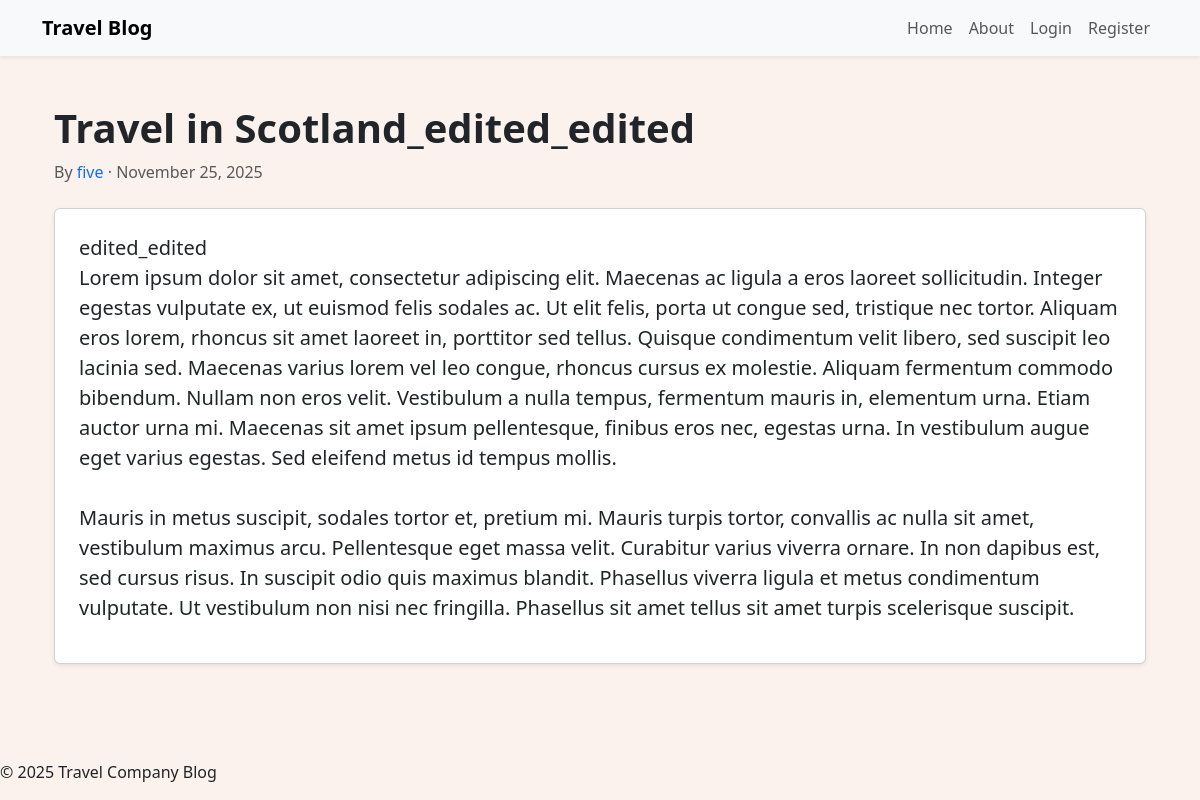
Before: /3 with the older database file.
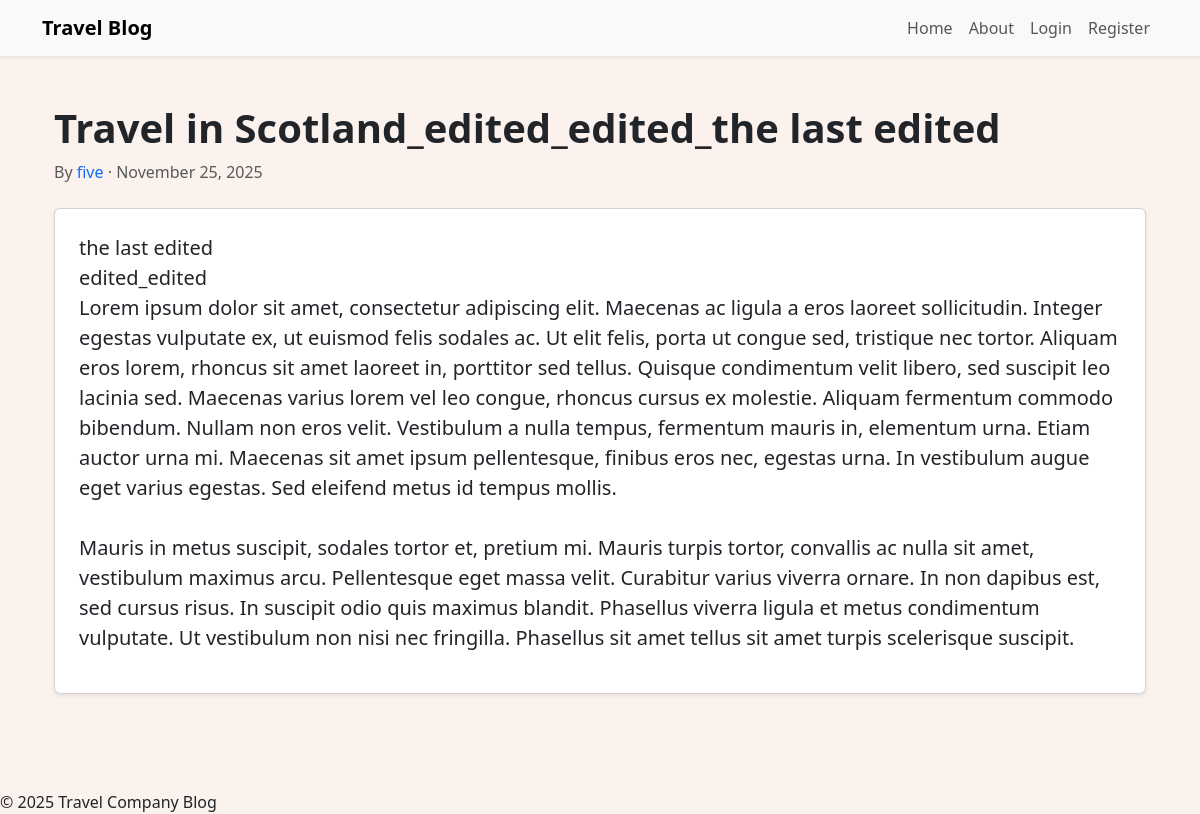
After: the same page with the newer database file.
### travelcompanyblog/models.py (models this page shows, shortened)
class BlogPost(db.Model):
    users = db.relationship(User)
    id = db.Column(db.Integer, primary_key=True)
    user_id = db.Column(db.Integer, db.ForeignKey('users.id'), nullable=False)
    date = db.Column(db.DateTime, nullable=False, default=datetime.utcnow)
    title = db.Column(db.String(140), nullable=False)
    text = db.Column(db.Text, nullable=False)

### travelcompanyblog/users/views.py (the view)
@users.route('/<username>')
def user_posts(username):
    page = request.args.get('page', 1, type=int)
    user = User.query.filter_by(username=username).first_or_404()
    blog_posts = BlogPost.query.filter_by(author=user).order_by(BlogPost.date.desc()).paginate(page=page, per_page=5)
    return render_template('user_blog_posts.html', blog_posts=blog_posts, user=user)

### travelcompanyblog/blog_posts/views.py (called while the page is built)
@blog_posts.route('/<int:blog_post_id>')
def blog_post(blog_post_id):
    blog_post = BlogPost.query.get_or_404(blog_post_id)
    return render_template('blog_post.html', title=blog_post.title, date=blog_post.date, post=blog_post)

### travelcompanyblog/templates/blog_post.html (shortened to what this page needs)
{% extends "base.html" %}
{% block content %}
<div class="container py-5">
    <div class="mb-4">
        <h1 class="fw-bold">{{ post.title }}</h1>
        <div class="text-muted">
            <span>By
                <a href="{{ url_for('users.user_posts', username=post.author.username) }}" class="text-decoration-none">
                    {{ post.author.username }}
                </a>
            </span>
            ·
            <span>{{ post.date.strftime('%B %d, %Y') }}</span>
        </div>
    </div>
    <div class="card shadow-sm p-4 mb-5">
        <p class="fs-5" style="white-space: pre-wrap;">{{ post.text }}</p>
    </div>
</div>
{% endblock %}

Changed rows visible on the page:
changed BlogPost: title "Travel in Scotland_edited_edited" → "Travel in Scotland_edited_edited_the last edited"; text "edited_edited Lorem ipsum dolor…" → "the last edited edited_edited Lorem ipsum dolor…"
